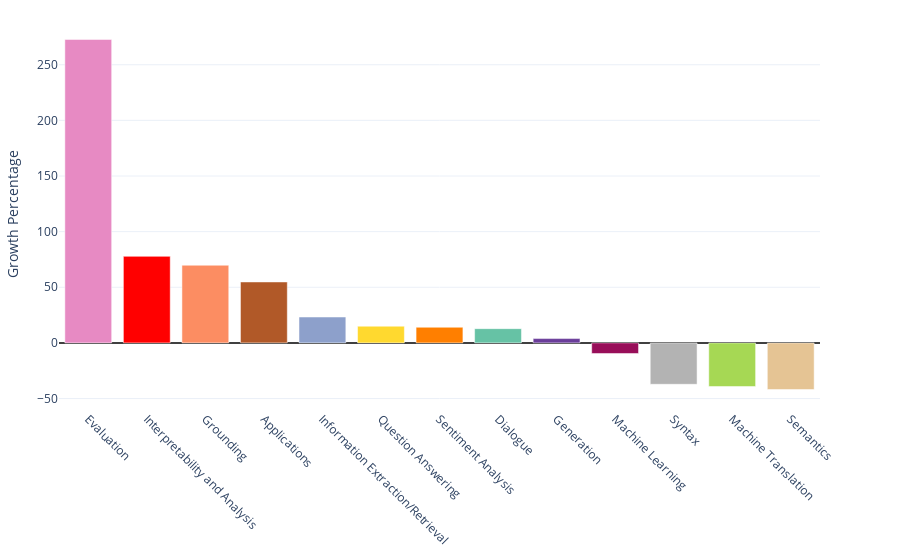

Write notebook code for a chart like this one.
### Code cell
data_2020 = count_data.loc[2020]
data_2023 = count_data.loc[2023]
growth_percentage = ((data_2023 - data_2020) / data_2020) * 100

sorted_growth = growth_percentage.sort_values(ascending=False)

fig = go.Figure()

for track in sorted_growth.index:
    fig.add_trace(go.Bar(
        x=[track],
        y=[sorted_growth[track]],
        name=track,
        marker_color=track_styles[track]['color']
    ))

fig.update_layout(
    yaxis_title='Growth Percentage',
    xaxis=dict(tickangle=45),
    yaxis=dict(zeroline=True, zerolinewidth=1.5, zerolinecolor='black'),
    template='plotly_white',
    showlegend=False,
    margin=dict(l=20, t=20),
)

fig.show()

### Figure 1 — Plotly figure (JSON) as saved in the notebook; plotly's stock layout.template omitted (floating-point values rounded to 4 significant figures)
{"data": [{"marker": {"color": "#e78ac3"}, "name": "Evaluation", "type": "bar", "x": ["Evaluation"], "y": [272.7]}, {"marker": {"color": "#FF0000"}, "name": "Interpretability and Analysis", "type": "bar", "x": ["Interpretability and Analysis"], "y": [77.78]}, {"marker": {"color": "#fc8d62"}, "name": "Grounding", "type": "bar", "x": ["Grounding"], "y": [69.81]}, {"marker": {"color": "#b15928"}, "name": "Applications", "type": "bar", "x": ["Applications"], "y": [54.78]}, {"marker": {"color": "#8da0cb"}, "name": "Information Extraction/Retrieval", "type": "bar", "x": ["Information Extraction/Retrieval"], "y": [23.27]}, {"marker": {"color": "#ffd92f"}, "name": "Question Answering", "type": "bar", "x": ["Question Answering"], "y": [15]}, {"marker": {"color": "#ff7f00"}, "name": "Sentiment Analysis", "type": "bar", "x": ["Sentiment Analysis"], "y": [14.06]}, {"marker": {"color": "#66c2a5"}, "name": "Dialogue", "type": "bar", "x": ["Dialogue"], "y": [12.8]}, {"marker": {"color": "#6a3d9a"}, "name": "Generation", "type": "bar", "x": ["Generation"], "y": [3.883]}, {"marker": {"color": "#980e59"}, "name": "Machine Learning", "type": "bar", "x": ["Machine Learning"], "y": [-9.524]}, {"marker": {"color": "#b3b3b3"}, "name": "Syntax", "type": "bar", "x": ["Syntax"], "y": [-37.21]}, {"marker": {"color": "#a6d854"}, "name": "Machine Translation", "type": "bar", "x": ["Machine Translation"], "y": [-39.19]}, {"marker": {"color": "#e5c494"}, "name": "Semantics", "type": "bar", "x": ["Semantics"], "y": [-41.94]}], "layout": {"autosize": true, "margin": {"l": 20, "t": 20}, "showlegend": false, "xaxis": {"autorange": true, "range": [-0.5, 12.5], "tickangle": 45, "type": "category"}, "yaxis": {"autorange": true, "range": [-59.42, 290.2], "title": {"text": "Growth Percentage"}, "type": "linear", "zeroline": true, "zerolinecolor": "black", "zerolinewidth": 1.5}}}
